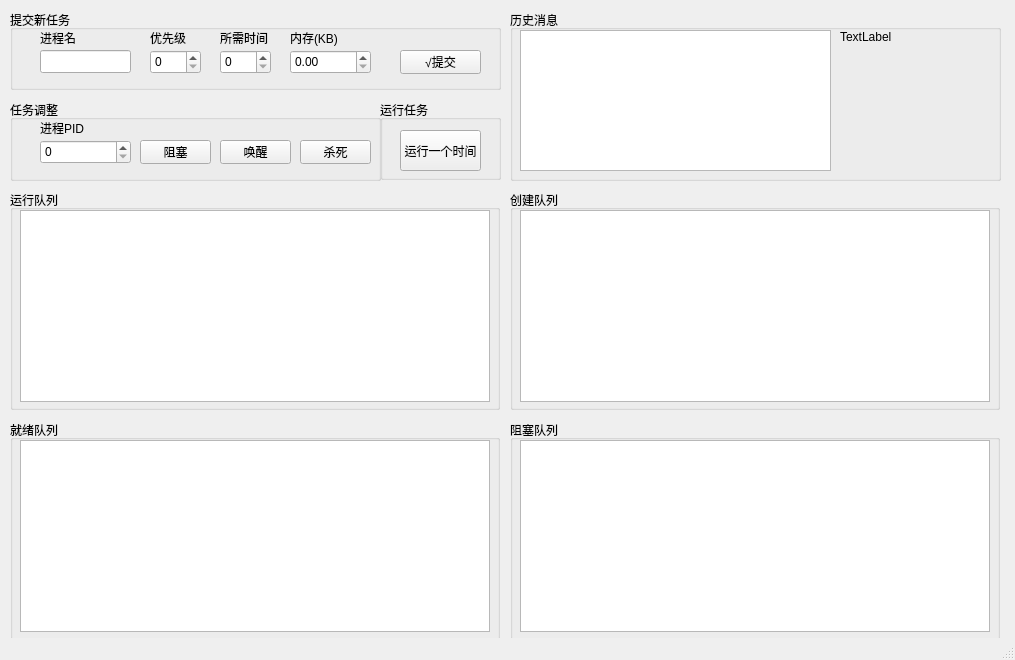
<?xml version="1.0" encoding="UTF-8"?>
<ui version="4.0">
 <class>MainWindow</class>
 <widget class="QMainWindow" name="MainWindow">
  <property name="geometry">
   <rect>
    <x>0</x>
    <y>0</y>
    <width>1015</width>
    <height>660</height>
   </rect>
  </property>
  <property name="sizePolicy">
   <sizepolicy hsizetype="Preferred" vsizetype="Preferred">
    <horstretch>0</horstretch>
    <verstretch>0</verstretch>
   </sizepolicy>
  </property>
  <property name="windowTitle">
   <string>进程管理器</string>
  </property>
  <widget class="QWidget" name="centralwidget">
   <widget class="QGroupBox" name="groupBox">
    <property name="geometry">
     <rect>
      <x>10</x>
      <y>10</y>
      <width>491</width>
      <height>80</height>
     </rect>
    </property>
    <property name="title">
     <string>提交新任务</string>
    </property>
    <widget class="QLineEdit" name="procName">
     <property name="geometry">
      <rect>
       <x>30</x>
       <y>40</y>
       <width>91</width>
       <height>23</height>
      </rect>
     </property>
    </widget>
    <widget class="QSpinBox" name="priority">
     <property name="geometry">
      <rect>
       <x>140</x>
       <y>40</y>
       <width>51</width>
       <height>24</height>
      </rect>
     </property>
    </widget>
    <widget class="QSpinBox" name="needTime">
     <property name="geometry">
      <rect>
       <x>210</x>
       <y>40</y>
       <width>51</width>
       <height>24</height>
      </rect>
     </property>
     <property name="minimum">
      <number>0</number>
     </property>
     <property name="maximum">
      <number>999</number>
     </property>
    </widget>
    <widget class="QDoubleSpinBox" name="memory">
     <property name="geometry">
      <rect>
       <x>280</x>
       <y>40</y>
       <width>81</width>
       <height>24</height>
      </rect>
     </property>
     <property name="maximum">
      <double>9999.989999999999782</double>
     </property>
    </widget>
    <widget class="QLabel" name="label">
     <property name="geometry">
      <rect>
       <x>30</x>
       <y>20</y>
       <width>54</width>
       <height>16</height>
      </rect>
     </property>
     <property name="text">
      <string>进程名</string>
     </property>
    </widget>
    <widget class="QLabel" name="label_2">
     <property name="geometry">
      <rect>
       <x>140</x>
       <y>20</y>
       <width>54</width>
       <height>16</height>
      </rect>
     </property>
     <property name="text">
      <string>优先级</string>
     </property>
    </widget>
    <widget class="QLabel" name="label_3">
     <property name="geometry">
      <rect>
       <x>210</x>
       <y>20</y>
       <width>54</width>
       <height>16</height>
      </rect>
     </property>
     <property name="text">
      <string>所需时间</string>
     </property>
    </widget>
    <widget class="QLabel" name="label_4">
     <property name="geometry">
      <rect>
       <x>280</x>
       <y>20</y>
       <width>54</width>
       <height>16</height>
      </rect>
     </property>
     <property name="text">
      <string>内存(KB)</string>
     </property>
    </widget>
    <widget class="QPushButton" name="submitButton">
     <property name="geometry">
      <rect>
       <x>390</x>
       <y>40</y>
       <width>81</width>
       <height>24</height>
      </rect>
     </property>
     <property name="text">
      <string>√提交</string>
     </property>
    </widget>
   </widget>
   <widget class="QGroupBox" name="groupBox_2">
    <property name="geometry">
     <rect>
      <x>10</x>
      <y>100</y>
      <width>371</width>
      <height>81</height>
     </rect>
    </property>
    <property name="title">
     <string>任务调整</string>
    </property>
    <widget class="QLabel" name="label_5">
     <property name="geometry">
      <rect>
       <x>30</x>
       <y>20</y>
       <width>54</width>
       <height>16</height>
      </rect>
     </property>
     <property name="text">
      <string>进程PID</string>
     </property>
    </widget>
    <widget class="QPushButton" name="blockButton">
     <property name="geometry">
      <rect>
       <x>130</x>
       <y>40</y>
       <width>71</width>
       <height>24</height>
      </rect>
     </property>
     <property name="text">
      <string>阻塞</string>
     </property>
    </widget>
    <widget class="QPushButton" name="awakeButton">
     <property name="geometry">
      <rect>
       <x>210</x>
       <y>40</y>
       <width>71</width>
       <height>24</height>
      </rect>
     </property>
     <property name="text">
      <string>唤醒</string>
     </property>
    </widget>
    <widget class="QPushButton" name="killButton">
     <property name="geometry">
      <rect>
       <x>290</x>
       <y>40</y>
       <width>71</width>
       <height>24</height>
      </rect>
     </property>
     <property name="text">
      <string>杀死</string>
     </property>
    </widget>
    <widget class="QSpinBox" name="pid">
     <property name="geometry">
      <rect>
       <x>30</x>
       <y>40</y>
       <width>91</width>
       <height>24</height>
      </rect>
     </property>
    </widget>
   </widget>
   <widget class="QGroupBox" name="groupBox_3">
    <property name="geometry">
     <rect>
      <x>10</x>
      <y>190</y>
      <width>490</width>
      <height>220</height>
     </rect>
    </property>
    <property name="title">
     <string>运行队列</string>
    </property>
    <widget class="QTableView" name="runningTableView">
     <property name="geometry">
      <rect>
       <x>10</x>
       <y>20</y>
       <width>470</width>
       <height>192</height>
      </rect>
     </property>
    </widget>
   </widget>
   <widget class="QGroupBox" name="groupBox_4">
    <property name="geometry">
     <rect>
      <x>510</x>
      <y>190</y>
      <width>490</width>
      <height>220</height>
     </rect>
    </property>
    <property name="title">
     <string>创建队列</string>
    </property>
    <widget class="QTableView" name="createTableView">
     <property name="geometry">
      <rect>
       <x>10</x>
       <y>20</y>
       <width>470</width>
       <height>192</height>
      </rect>
     </property>
    </widget>
   </widget>
   <widget class="QGroupBox" name="groupBox_5">
    <property name="geometry">
     <rect>
      <x>10</x>
      <y>420</y>
      <width>490</width>
      <height>220</height>
     </rect>
    </property>
    <property name="title">
     <string>就绪队列</string>
    </property>
    <widget class="QTableView" name="readyTableView">
     <property name="geometry">
      <rect>
       <x>10</x>
       <y>20</y>
       <width>470</width>
       <height>192</height>
      </rect>
     </property>
    </widget>
   </widget>
   <widget class="QGroupBox" name="groupBox_6">
    <property name="geometry">
     <rect>
      <x>510</x>
      <y>420</y>
      <width>490</width>
      <height>220</height>
     </rect>
    </property>
    <property name="title">
     <string>阻塞队列</string>
    </property>
    <widget class="QTableView" name="blockTableView">
     <property name="geometry">
      <rect>
       <x>10</x>
       <y>20</y>
       <width>470</width>
       <height>192</height>
      </rect>
     </property>
    </widget>
   </widget>
   <widget class="QGroupBox" name="groupBox_7">
    <property name="geometry">
     <rect>
      <x>380</x>
      <y>100</y>
      <width>121</width>
      <height>80</height>
     </rect>
    </property>
    <property name="title">
     <string>运行任务</string>
    </property>
    <widget class="QPushButton" name="runButton">
     <property name="geometry">
      <rect>
       <x>20</x>
       <y>30</y>
       <width>81</width>
       <height>41</height>
      </rect>
     </property>
     <property name="text">
      <string>运行一个时间</string>
     </property>
    </widget>
   </widget>
   <widget class="QGroupBox" name="messageBox">
    <property name="geometry">
     <rect>
      <x>510</x>
      <y>10</y>
      <width>491</width>
      <height>171</height>
     </rect>
    </property>
    <property name="title">
     <string>历史消息</string>
    </property>
    <widget class="QTextBrowser" name="textBrowser">
     <property name="geometry">
      <rect>
       <x>10</x>
       <y>20</y>
       <width>311</width>
       <height>141</height>
      </rect>
     </property>
    </widget>
    <widget class="QLabel" name="systemInfo">
     <property name="geometry">
      <rect>
       <x>330</x>
       <y>20</y>
       <width>151</width>
       <height>141</height>
      </rect>
     </property>
     <property name="font">
      <font>
       <pointsize>9</pointsize>
      </font>
     </property>
     <property name="text">
      <string>TextLabel</string>
     </property>
     <property name="alignment">
      <set>Qt::AlignLeading|Qt::AlignLeft|Qt::AlignTop</set>
     </property>
    </widget>
   </widget>
  </widget>
  <widget class="QMenuBar" name="menubar">
   <property name="geometry">
    <rect>
     <x>0</x>
     <y>0</y>
     <width>1015</width>
     <height>21</height>
    </rect>
   </property>
  </widget>
  <widget class="QStatusBar" name="statusbar"/>
 </widget>
 <resources/>
 <connections/>
</ui>
